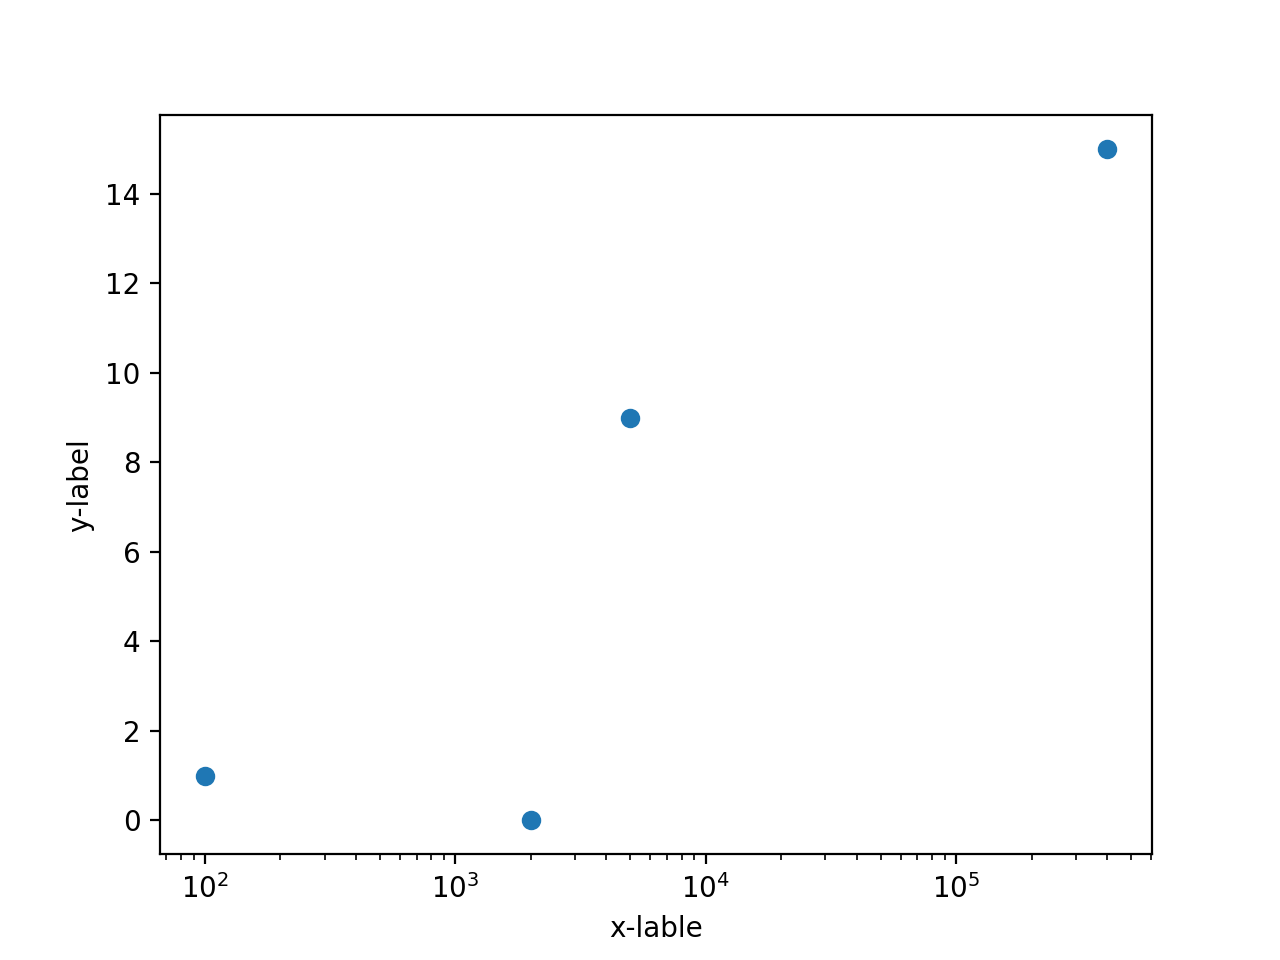

Write Python code to recreate this figure.
# file name: plot_list_data_3.py
import matplotlib.pyplot as plt
plt.scatter([100, 2000, 5000, 400000], [1, 0, 9, 15])
plt.xscale('log') # if the range of the values is really big, the logarithmic scale is a good option to represent the data.
plt.xlabel('x-lable') # here is how to lable the plot
plt.ylabel('y-label')
plt.show()
